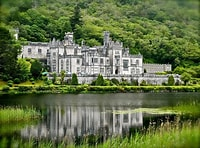
#> input picture Hist_specification/ireland.jpg, 200 x 148 px
$ python histSp.py   (older library calls are emulated)
#> lines starting #> are read from the running program, lines starting #| are printed output that depends on the picture
# importing packages
from skimage.exposure import match_histograms
import cv2

# loading data
reference = cv2.imread("ireland.jpg")
#> reference is the input picture: shape (148, 200, 3); mean B, G, R 69.9, 111.6, 97.3
image = cv2.imread("lake_nz.jpg")
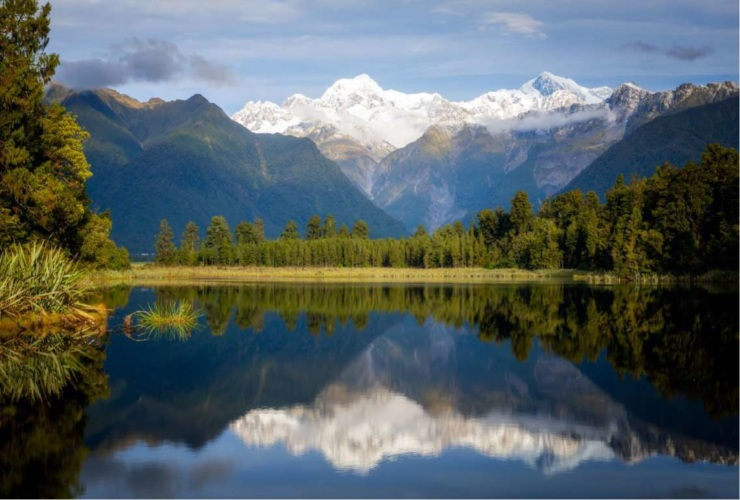
#> input picture Hist_specification/lake_nz.jpg, 740 x 500 px
#> image is the input picture: shape (500, 740, 3); mean B, G, R 99.5, 97.7, 86.6

# matching histograms
matched = match_histograms(image, reference,
						multichannel=True,)
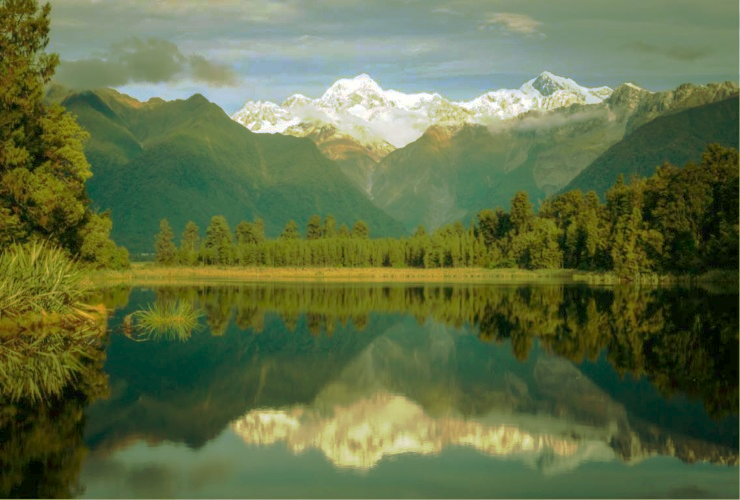
#> matched: shape (500, 740, 3); mean B, G, R 69.5, 111.1, 96.9

cv2.imwrite('matched.png',matched)
cv2.waitKey(0)
cv2.destroyAllWindows()
